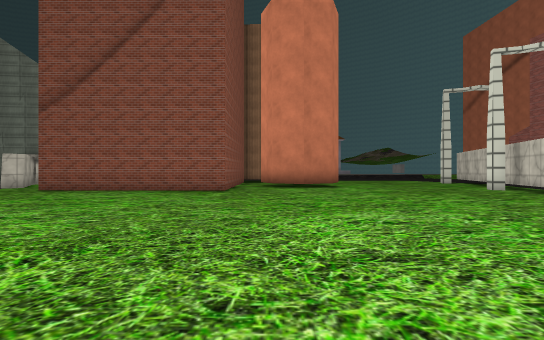
[1] (above)

24 first-person views from a walk through a Unity game level. The camera is 1.4 m above the floor, looks level and sees 85° across. The floor is counted in squares, 2 m on a side. Each view is taken from the middle of a square. On the plan, view 1 faces up. The plan holds only what a view shows up to about 10 squares ahead; the rest is blank. The place goes on beyond the plan. Some surface patterns are stand-ins.

[2]
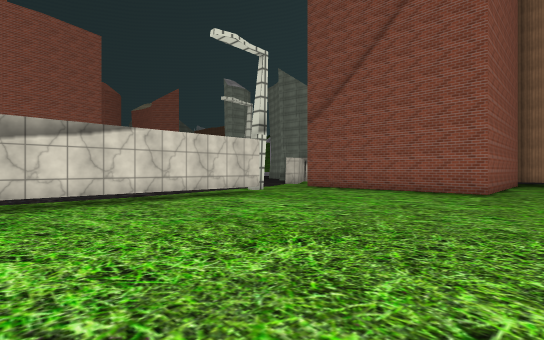

[3]
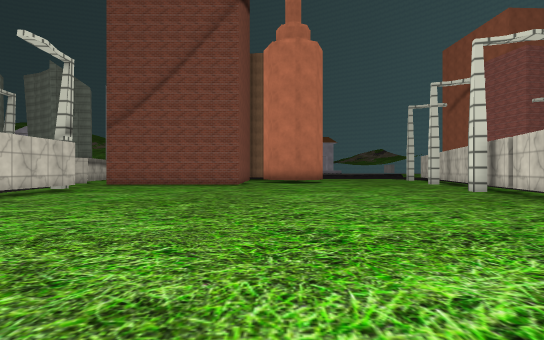

[4]
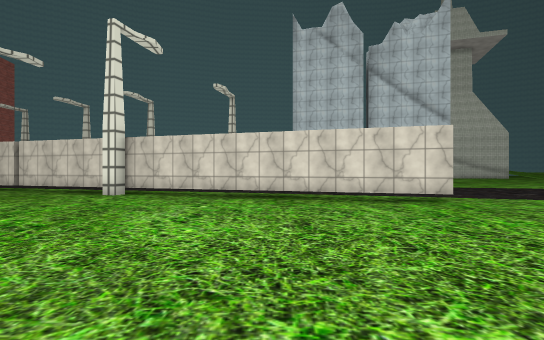

[5]
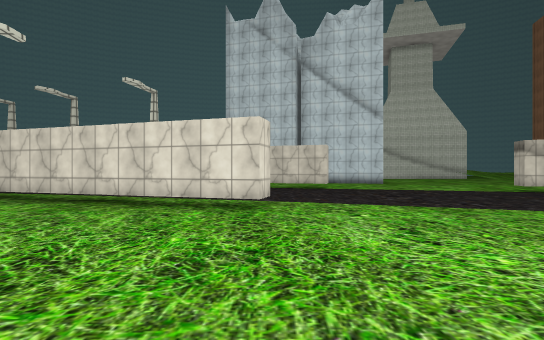

[6]
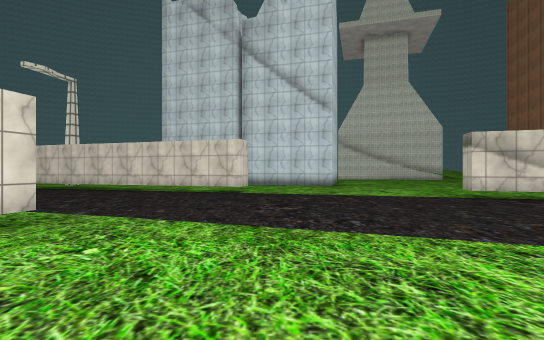

[7]
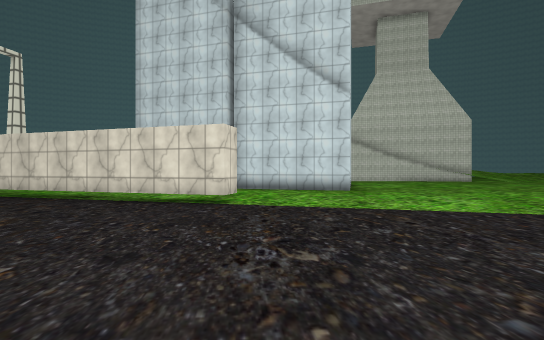

[8]
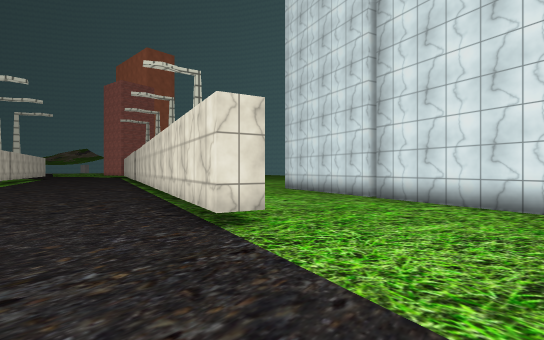

[9]
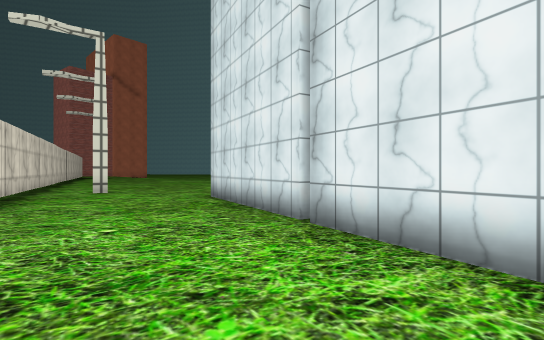

[10]
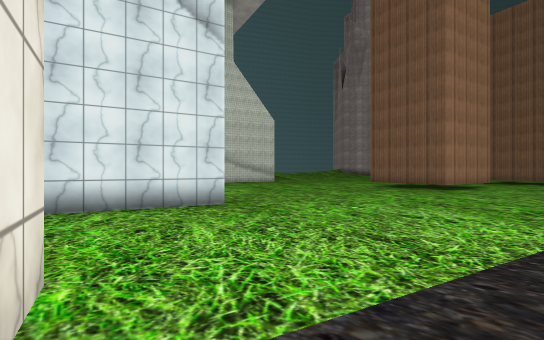

[11]
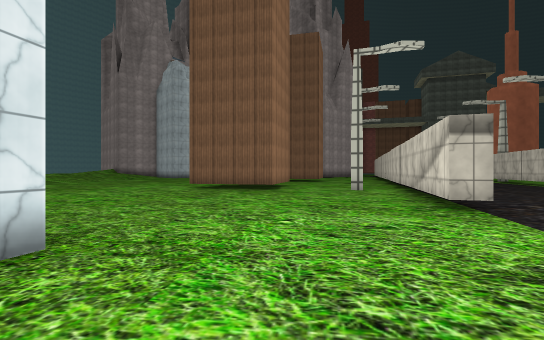

[12]
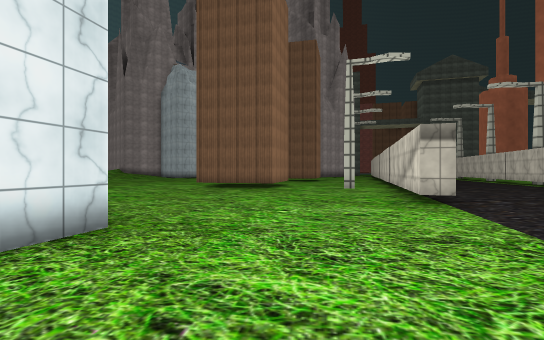

[13]
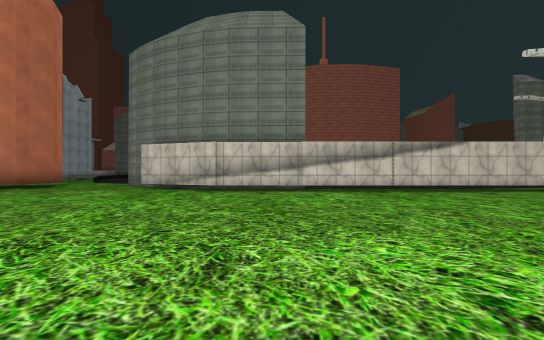

[14]
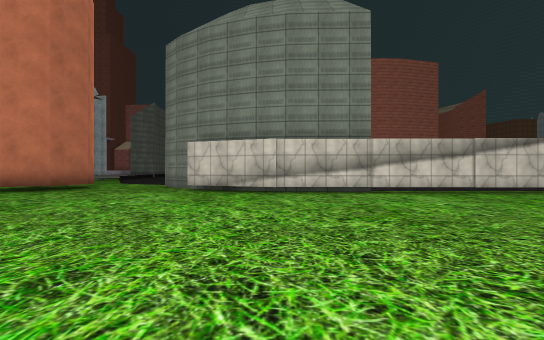

[15]
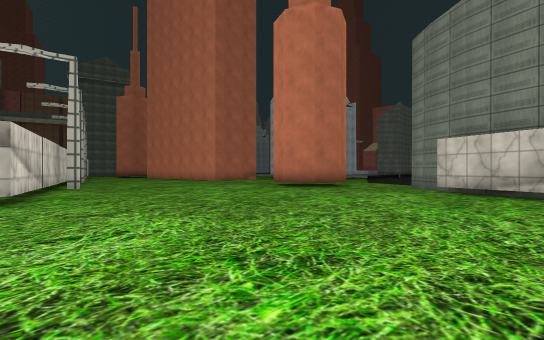

[16]
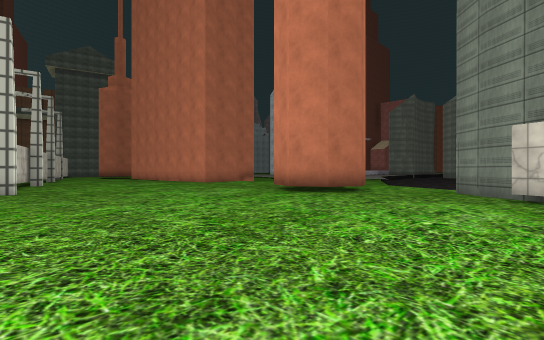

[17]
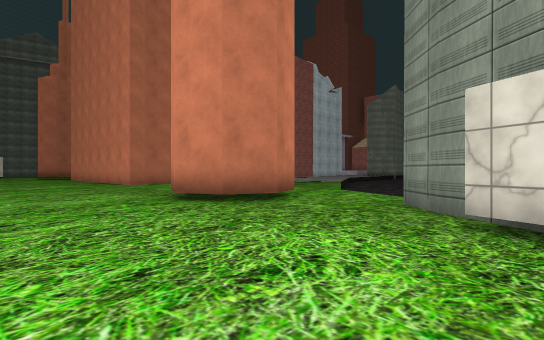

[18]
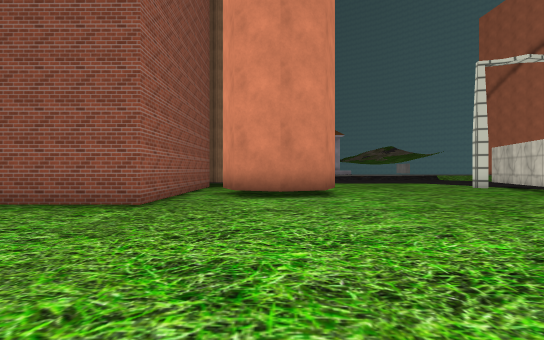

[19]
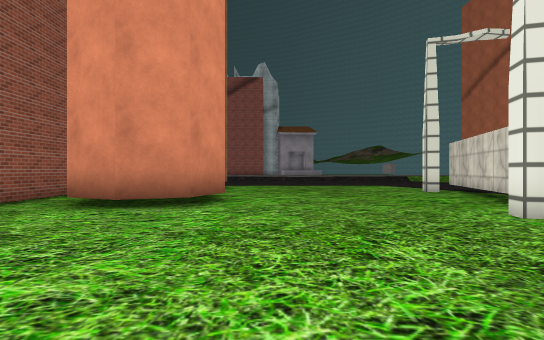

[20]
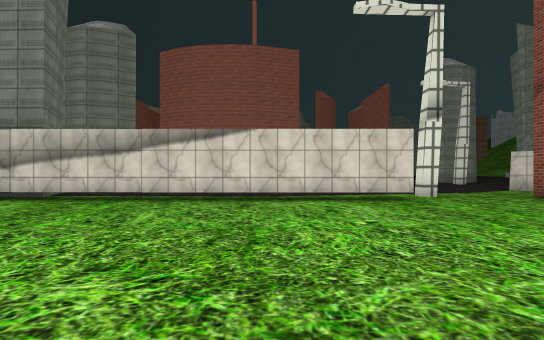

[21]
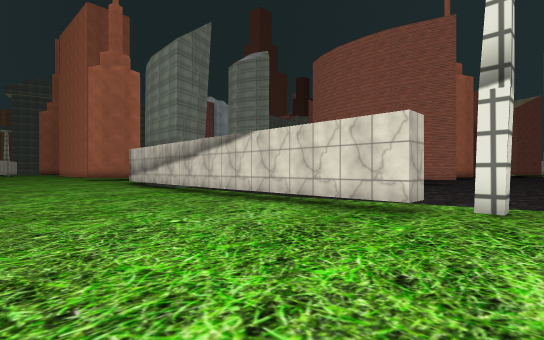

[22]
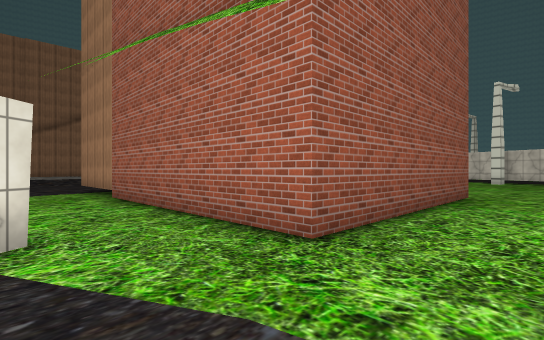

[23]
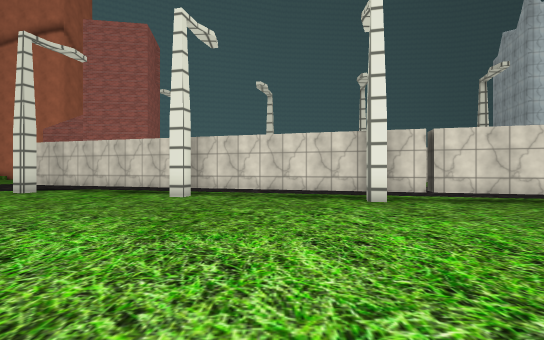

[24]
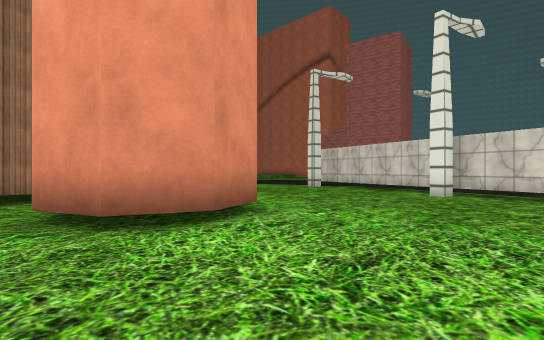

### Floor plan
Key: @ floor where view 1 was taken; # wall or solid block; x gap in a wall; . floor; ^ raised ledge; T thing the floor can be seen under or through.
Columns run from 12 left of view 1 to 16 right of it. Each row starts with its distance up from view 1.
 16    ..#     ##  ......##
 15    ..#     ..  .......#
 14    ..#    #.   .......#
 13    ..#    #.# ##......#
 12   #..#    #.###......##
 11   ...#    #.........##
 10   ...######..........T..
  9   ..................T ..
  8   ..................T..
  7 ^  .#...............T..
  6 ^^ ..#.............T ..
  5 ^^  .#.............T...
  4     .#.............T..
  3      #.............T..
  2      #............T ..
  1      #............T ..
  0      #......@.....T..   ##
 -1    ^ #............T...  #..
 -2    ^ #...........T .... #.#.
 -3    ^^#...........T.....##....
 -4     ^# ..........T.....#.....
 -5     #^ .........T .....#.....
 -6     #^  ........T......T....#
 -7     #^  ........T.....T ...##
 -8    ##^  ........T.....T....#
 -9    #^^^  .............T....#
-10   #^^^^   ...........TT...##
-11 ^^^^^^^^   ...............#
-12 ^^^^^^^^^   ..............#
-13 ^^###^^^^^   ............##
-14 ^^  #^^^^^^   #...........
-15     #^^^^^^^ ^  ............
-16     #^^^^^^^^^    ..#........
-17     ^^^^^^^^^#     x# .......
-18     ^^^^^^^^#   ^^ ^^      ..
-19      ^^^ ^^^#  ^^^ ^^
-20       ^^  ^^  ^^^^ #^^^^^^
-21        ^   ^  ^^  #^^^^^^^^^

Where each view was taken, in squares from view 1:
view 1: 0 up, 0 right, facing up
view 2: 0 up, 0 right, facing up-left
view 3: 4 down, 0 right, facing up
view 4: 4 down, 3 left, facing right
view 5: 8 down, 2 left, facing right
view 6: 11 down, 0 right, facing right
view 7: 11 down, 3 right, facing right
view 8: 13 down, 7 right, facing up-right
view 9: 12 down, 11 right, facing up-right
view 10: 10 down, 8 right, facing down-right
view 11: 11 down, 11 right, facing down
view 12: 10 down, 11 right, facing down
view 13: 4 down, 3 right, facing left
view 14: 6 down, 2 right, facing left
view 15: 6 down, 2 right, facing down-left
view 16: 8 down, 0 right, facing down-left
view 17: 8 down, 4 left, facing down-left
view 18: 4 up, 1 right, facing up
view 19: 6 up, 4 right, facing up
view 20: 3 up, 0 right, facing left
view 21: 8 up, 2 left, facing down-left
view 22: 8 up, 10 left, facing up-right
view 23: 8 up, 0 right, facing right
view 24: 8 up, 1 left, facing up-right
